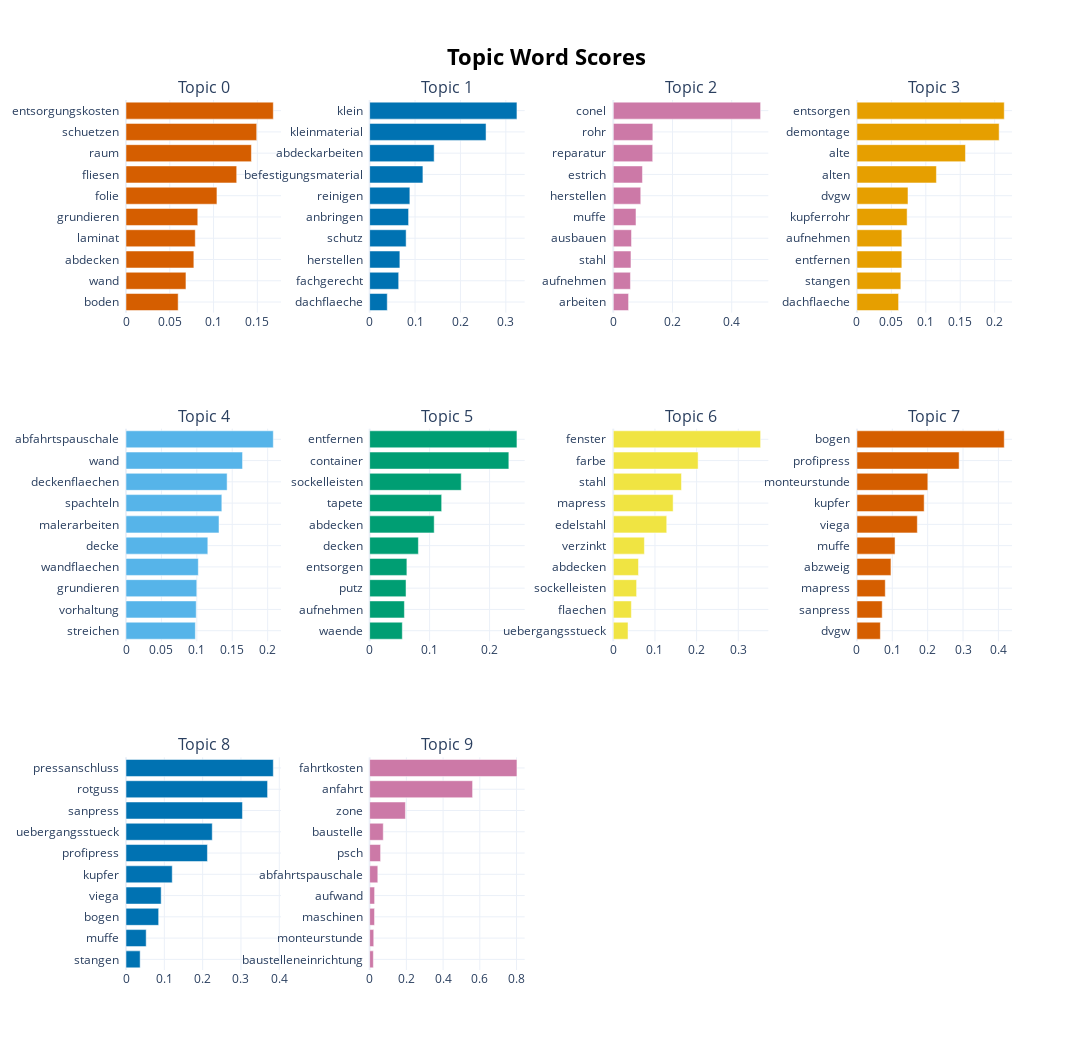

This figure's notebook cell:
### Code cell
topic_model.visualize_barchart(n_words=10, top_n_topics=nr_topics , width=400, height=350)

### Figure 1 — Plotly figure (JSON) as saved in the notebook; plotly's stock layout.template omitted (floating-point values rounded to 4 significant figures)
{"data": [{"marker": {"color": "#D55E00"}, "orientation": "h", "type": "bar", "x": [0.05958, 0.06847, 0.07749, 0.07909, 0.08197, 0.1039, 0.1264, 0.1432, 0.1493, 0.1682], "xaxis": "x", "y": ["boden  ", "wand  ", "abdecken  ", "laminat  ", "grundieren  ", "folie  ", "fliesen  ", "raum  ", "schuetzen  ", "entsorgungskosten  "], "yaxis": "y"}, {"marker": {"color": "#0072B2"}, "orientation": "h", "type": "bar", "x": [0.03879, 0.06396, 0.06654, 0.08035, 0.08577, 0.08857, 0.1173, 0.1421, 0.2564, 0.3245], "xaxis": "x2", "y": ["dachflaeche  ", "fachgerecht  ", "herstellen  ", "schutz  ", "anbringen  ", "reinigen  ", "befestigungsmaterial  ", "abdeckarbeiten  ", "kleinmaterial  ", "klein  "], "yaxis": "y2"}, {"marker": {"color": "#CC79A7"}, "orientation": "h", "type": "bar", "x": [0.05159, 0.05794, 0.05967, 0.0615, 0.07667, 0.09273, 0.09849, 0.1331, 0.1336, 0.4977], "xaxis": "x3", "y": ["arbeiten  ", "aufnehmen  ", "stahl  ", "ausbauen  ", "muffe  ", "herstellen  ", "estrich  ", "reparatur  ", "rohr  ", "conel  "], "yaxis": "y3"}, {"marker": {"color": "#E69F00"}, "orientation": "h", "type": "bar", "x": [0.06046, 0.06374, 0.06521, 0.06523, 0.07286, 0.07412, 0.1154, 0.1576, 0.2065, 0.2139], "xaxis": "x4", "y": ["dachflaeche  ", "stangen  ", "entfernen  ", "aufnehmen  ", "kupferrohr  ", "dvgw  ", "alten  ", "alte  ", "demontage  ", "entsorgen  "], "yaxis": "y4"}, {"marker": {"color": "#56B4E9"}, "orientation": "h", "type": "bar", "x": [0.09792, 0.09916, 0.09993, 0.1021, 0.1155, 0.1313, 0.1353, 0.1427, 0.1645, 0.208], "xaxis": "x5", "y": ["streichen  ", "vorhaltung  ", "grundieren  ", "wandflaechen  ", "decke  ", "malerarbeiten  ", "spachteln  ", "deckenflaechen  ", "wand  ", "abfahrtspauschale  "], "yaxis": "y5"}, {"marker": {"color": "#009E73"}, "orientation": "h", "type": "bar", "x": [0.05445, 0.05795, 0.06065, 0.06209, 0.08126, 0.1076, 0.1201, 0.1527, 0.2321, 0.2457], "xaxis": "x6", "y": ["waende  ", "aufnehmen  ", "putz  ", "entsorgen  ", "decken  ", "abdecken  ", "tapete  ", "sockelleisten  ", "container  ", "entfernen  "], "yaxis": "y6"}, {"marker": {"color": "#F0E442"}, "orientation": "h", "type": "bar", "x": [0.03536, 0.04337, 0.05591, 0.06043, 0.07462, 0.1283, 0.1436, 0.1637, 0.2036, 0.3536], "xaxis": "x7", "y": ["uebergangsstueck  ", "flaechen  ", "sockelleisten  ", "abdecken  ", "verzinkt  ", "edelstahl  ", "mapress  ", "stahl  ", "farbe  ", "fenster  "], "yaxis": "y7"}, {"marker": {"color": "#D55E00"}, "orientation": "h", "type": "bar", "x": [0.06621, 0.07144, 0.08008, 0.09613, 0.1078, 0.1707, 0.1901, 0.2004, 0.289, 0.4166], "xaxis": "x8", "y": ["dvgw  ", "sanpress  ", "mapress  ", "abzweig  ", "muffe  ", "viega  ", "kupfer  ", "monteurstunde  ", "profipress  ", "bogen  "], "yaxis": "y8"}, {"marker": {"color": "#0072B2"}, "orientation": "h", "type": "bar", "x": [0.03692, 0.05266, 0.08522, 0.09178, 0.1206, 0.2125, 0.225, 0.3038, 0.3694, 0.3843], "xaxis": "x9", "y": ["stangen  ", "muffe  ", "bogen  ", "viega  ", "kupfer  ", "profipress  ", "uebergangsstueck  ", "sanpress  ", "rotguss  ", "pressanschluss  "], "yaxis": "y9"}, {"marker": {"color": "#CC79A7"}, "orientation": "h", "type": "bar", "x": [0.02013, 0.02229, 0.02651, 0.02696, 0.0444, 0.05955, 0.07406, 0.1949, 0.5607, 0.8024], "xaxis": "x10", "y": ["baustelleneinrichtung  ", "monteurstunde  ", "maschinen  ", "aufwand  ", "abfahrtspauschale  ", "psch  ", "baustelle  ", "zone  ", "anfahrt  ", "fahrtkosten  "], "yaxis": "y10"}], "layout": {"annotations": [{"font": {"size": 16}, "showarrow": false, "text": "Topic 0", "x": 0.0875, "xanchor": "center", "xref": "paper", "y": 1, "yanchor": "bottom", "yref": "paper"}, {"font": {"size": 16}, "showarrow": false, "text": "Topic 1", "x": 0.3625, "xanchor": "center", "xref": "paper", "y": 1, "yanchor": "bottom", "yref": "paper"}, {"font": {"size": 16}, "showarrow": false, "text": "Topic 2", "x": 0.6375, "xanchor": "center", "xref": "paper", "y": 1, "yanchor": "bottom", "yref": "paper"}, {"font": {"size": 16}, "showarrow": false, "text": "Topic 3", "x": 0.9125, "xanchor": "center", "xref": "paper", "y": 1, "yanchor": "bottom", "yref": "paper"}, {"font": {"size": 16}, "showarrow": false, "text": "Topic 4", "x": 0.0875, "xanchor": "center", "xref": "paper", "y": 0.6222, "yanchor": "bottom", "yref": "paper"}, {"font": {"size": 16}, "showarrow": false, "text": "Topic 5", "x": 0.3625, "xanchor": "center", "xref": "paper", "y": 0.6222, "yanchor": "bottom", "yref": "paper"}, {"font": {"size": 16}, "showarrow": false, "text": "Topic 6", "x": 0.6375, "xanchor": "center", "xref": "paper", "y": 0.6222, "yanchor": "bottom", "yref": "paper"}, {"font": {"size": 16}, "showarrow": false, "text": "Topic 7", "x": 0.9125, "xanchor": "center", "xref": "paper", "y": 0.6222, "yanchor": "bottom", "yref": "paper"}, {"font": {"size": 16}, "showarrow": false, "text": "Topic 8", "x": 0.0875, "xanchor": "center", "xref": "paper", "y": 0.2444, "yanchor": "bottom", "yref": "paper"}, {"font": {"size": 16}, "showarrow": false, "text": "Topic 9", "x": 0.3625, "xanchor": "center", "xref": "paper", "y": 0.2444, "yanchor": "bottom", "yref": "paper"}], "height": 1050, "hoverlabel": {"bgcolor": "white", "font": {"family": "Rockwell", "size": 16}}, "showlegend": false, "title": {"font": {"color": "Black", "size": 22}, "text": "<b>Topic Word Scores", "x": 0.5, "xanchor": "center", "yanchor": "top"}, "width": 1600, "xaxis": {"anchor": "y", "domain": [0, 0.175], "showgrid": true}, "xaxis10": {"anchor": "y10", "domain": [0.275, 0.45], "showgrid": true}, "xaxis11": {"anchor": "y11", "domain": [0.55, 0.725], "showgrid": true}, "xaxis12": {"anchor": "y12", "domain": [0.825, 1], "showgrid": true}, "xaxis2": {"anchor": "y2", "domain": [0.275, 0.45], "showgrid": true}, "xaxis3": {"anchor": "y3", "domain": [0.55, 0.725], "showgrid": true}, "xaxis4": {"anchor": "y4", "domain": [0.825, 1], "showgrid": true}, "xaxis5": {"anchor": "y5", "domain": [0, 0.175], "showgrid": true}, "xaxis6": {"anchor": "y6", "domain": [0.275, 0.45], "showgrid": true}, "xaxis7": {"anchor": "y7", "domain": [0.55, 0.725], "showgrid": true}, "xaxis8": {"anchor": "y8", "domain": [0.825, 1], "showgrid": true}, "xaxis9": {"anchor": "y9", "domain": [0, 0.175], "showgrid": true}, "yaxis": {"anchor": "x", "domain": [0.7556, 1], "showgrid": true}, "yaxis10": {"anchor": "x10", "domain": [0, 0.2444], "showgrid": true}, "yaxis11": {"anchor": "x11", "domain": [0, 0.2444], "showgrid": true}, "yaxis12": {"anchor": "x12", "domain": [0, 0.2444], "showgrid": true}, "yaxis2": {"anchor": "x2", "domain": [0.7556, 1], "showgrid": true}, "yaxis3": {"anchor": "x3", "domain": [0.7556, 1], "showgrid": true}, "yaxis4": {"anchor": "x4", "domain": [0.7556, 1], "showgrid": true}, "yaxis5": {"anchor": "x5", "domain": [0.3778, 0.6222], "showgrid": true}, "yaxis6": {"anchor": "x6", "domain": [0.3778, 0.6222], "showgrid": true}, "yaxis7": {"anchor": "x7", "domain": [0.3778, 0.6222], "showgrid": true}, "yaxis8": {"anchor": "x8", "domain": [0.3778, 0.6222], "showgrid": true}, "yaxis9": {"anchor": "x9", "domain": [0, 0.2444], "showgrid": true}}}
